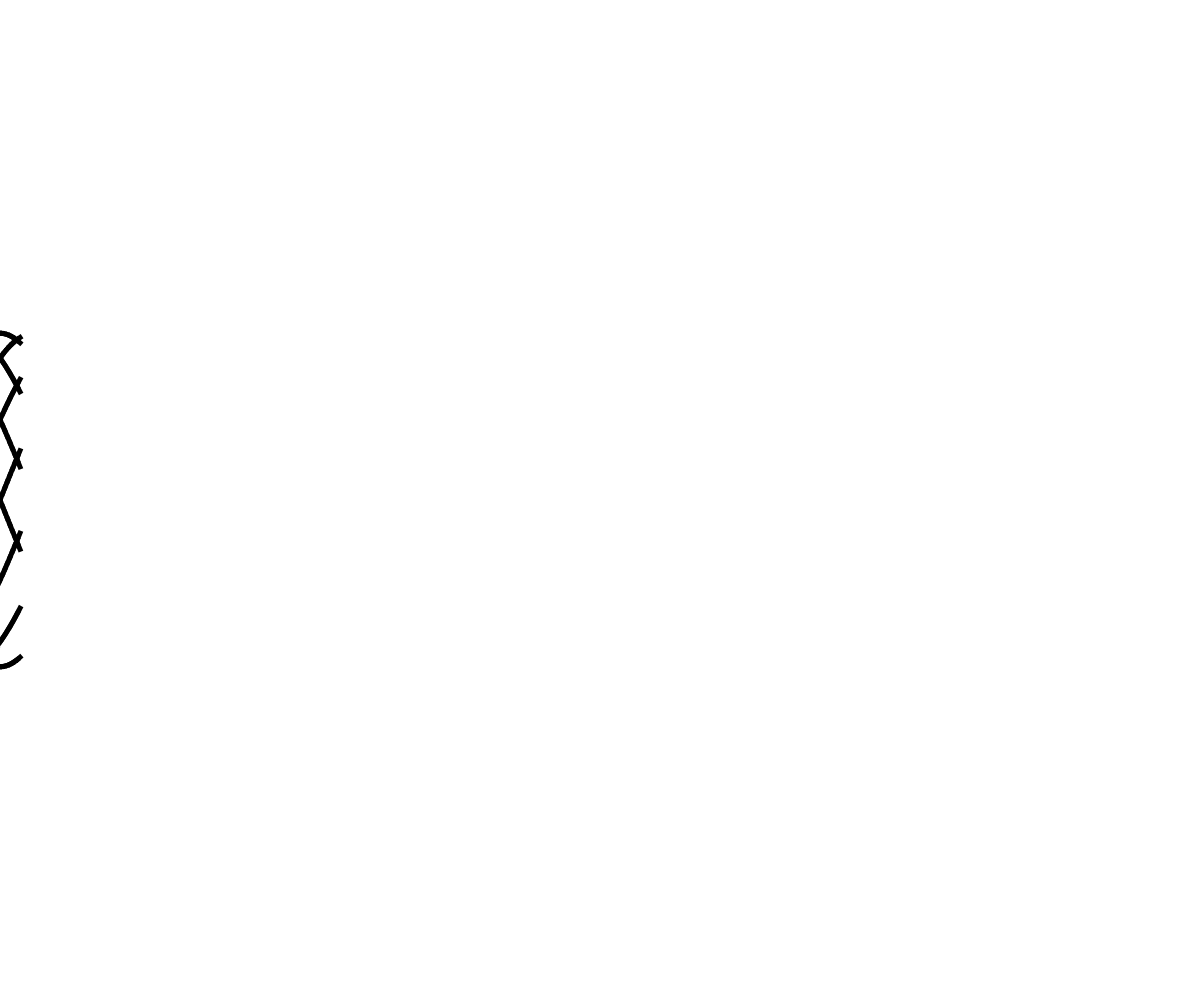
Frame 1 (no input)
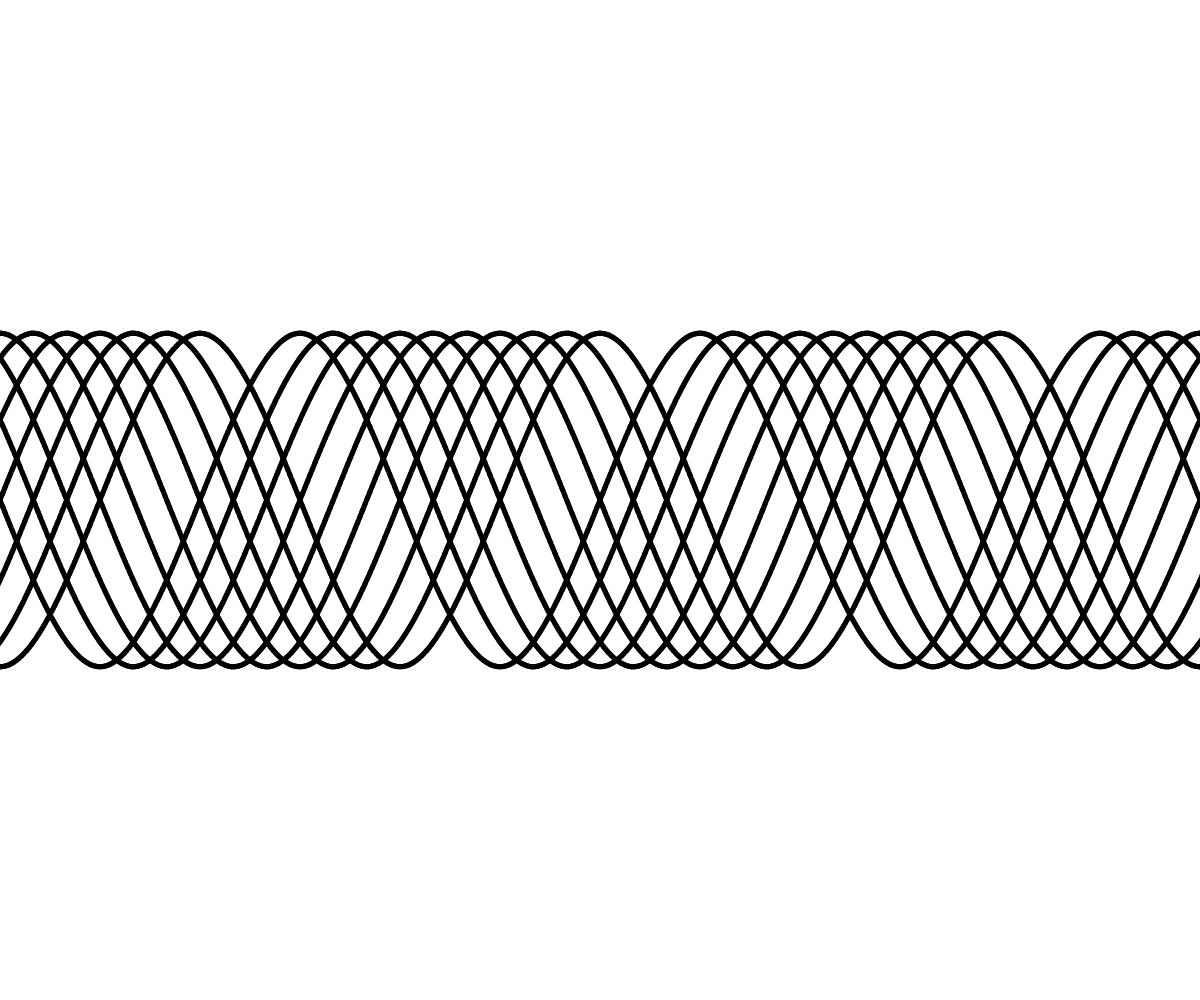
Frame 60 (no input)
Frame 120 (the mouse pressed at the canvas centre since frame 60): identical to frame 60, image omitted

The p5.js sketch that drew these frames (run headless with seeded random() and noise() and a simulated clock; from frame 60 on, the mouse is pressed at the canvas centre):

// p5.js sketch
// ── sketch.js
const smoothstep = (x) => 3 * Math.pow(x, 2) - 2 * Math.pow(x, 3);

const points = [];
const numPoints = 10;
const pointSize = 5;
const noiseScale = .1
const uniqueNoise = .02
const da = Math.PI/200;
const spacea = Math.PI/6;
let maxAmp;

function setup() {
  createCanvas(innerWidth, innerHeight);
  background(255);
  // noStroke();
  // fill(0);
  strokeCap(PROJECT);
  for(let i=0;i<numPoints;i++) {
    points.push({x:-pointSize,y:width/2,d:pointSize,i});
  }
  maxAmp = height/6;
}

function draw() {
  for(let i=0;i<100/points.length;i++) {
    for(const p of points) {
      const x1 = p.x;
      const y1 = p.y;
      p.x += p.d/2;
      const a = (p.x * da + (p.i*spacea)) % TWO_PI;
      const ampmod = smoothstep(abs(PI-a)/PI);
      const amp = (maxAmp*ampmod*2)-maxAmp;
      p.y = (height/2)+amp;
      strokeWeight(p.d);
      line(x1,y1,p.x,p.y);
    }
  }
}
